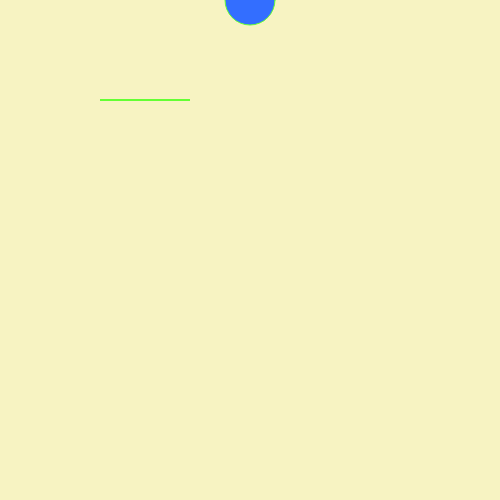
Frame 1 (no input)
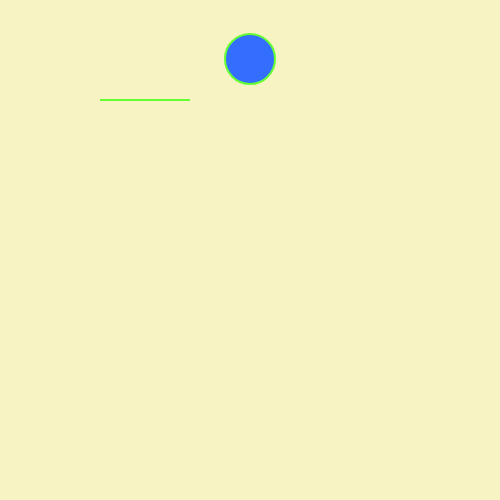
Frame 60 (no input)
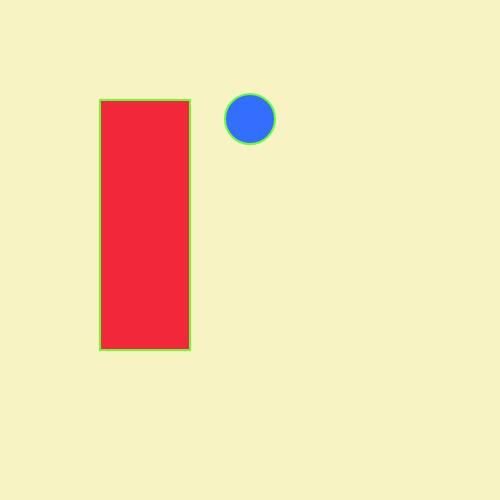
Frame 120 (the mouse pressed at the canvas centre since frame 60)

The p5.js sketch that drew these frames (run headless with seeded random() and noise() and a simulated clock; from frame 60 on, the mouse is pressed at the canvas centre):

// p5.js sketch
// ── sketch.js
//The setup function only happens once
var arpita=0;
function setup() {
	createCanvas(500, 500); //create a 500px X 500px canvas
}

//The draw function happens over and over again
function draw() {
  background(247,243,194); //an RGB color for the canvas' background
  //circle,
  stroke(100,255,51) // an RGB color for the circle's border
  fill(51,110,255,); // an RGB color for the inside of the circle (the last number refers to transparency (min. 0, max. 255))
  ellipse(width/2,arpita,50,50); // center of canvas, 20px dia
  arpita=arpita+1;
fill(243,39,58);
stroke(100,255,51,);
strokeWeight(2);
rect (100,100,90,mouseX);
}

// ── audio.html
<!DOCTYPE html>
<html>
<head>
	<meta charset="utf-8">
	<meta name="viewport" content="width=device-width, initial-scale=1">
	<title>Audio</title>
	<link rel="stylesheet" type="text/css" href="style.css">
</head>
<body>
	<iframe width="100%" height="300" scrolling="no" frameborder="no" allow="autoplay" src="https://w.soundcloud.com/player/?url=https%3A//api.soundcloud.com/tracks/1827818355&color=%23ff5500&auto_play=false&hide_related=false&show_comments=true&show_user=true&show_reposts=false&show_teaser=true&visual=true"></iframe><div style="font-size: 10px; color: #cccccc;line-break: anywhere;word-break: normal;overflow: hidden;white-space: nowrap;text-overflow: ellipsis; font-family: Interstate,Lucida Grande,Lucida Sans Unicode,Lucida Sans,Garuda,Verdana,Tahoma,sans-serif;font-weight: 100;"><a href="https://soundcloud.com/loknathr901" title="Loknathr901" target="_blank" style="color: #cccccc; text-decoration: none;">Loknathr901</a> · <a href="https://soundcloud.com/loknathr901/audioproject" title="audioproject" target="_blank" style="color: #cccccc; text-decoration: none;">audioproject</a></div>
</body>
</html>
// ── landscape.html
<!DOCTYPE html>
 <html>
 <head>
 	<title>City</title>
    <link rel="stylesheet" type="text/css" href="style.css">
 </head>

 <body>
 		<h1>travel vaction website</h1>
 		<p>shadow went for a walk in the spooky forest with wondrous amusment.</p>
 		<img src="images/tiger.jpg" width="300px">                      
</br>
<a href="index.html">Home</a>
</body>
<html>
// ── style.css
body{background-color:blue;} 

h1{color: #F7A72C;
font-family: Helvetica;
font-size: 40px;}
text-align: center;}

p{color: #F7A72C;
font-family: Helvetica;	
font-size: 18px;}

a{color:  white;
font-family: Helvetica;
font-size: 18px;
text-decoration: none;}

a:hover{color: #F7A72C;}

li{background-color:  #F7A72C;border-color: blue
	border-style double;
	padding: 2px;
	display: inline;}

	ul{list-style-type: none; text-align: center;}
	
	img {margin: auto;
		display: block;}
